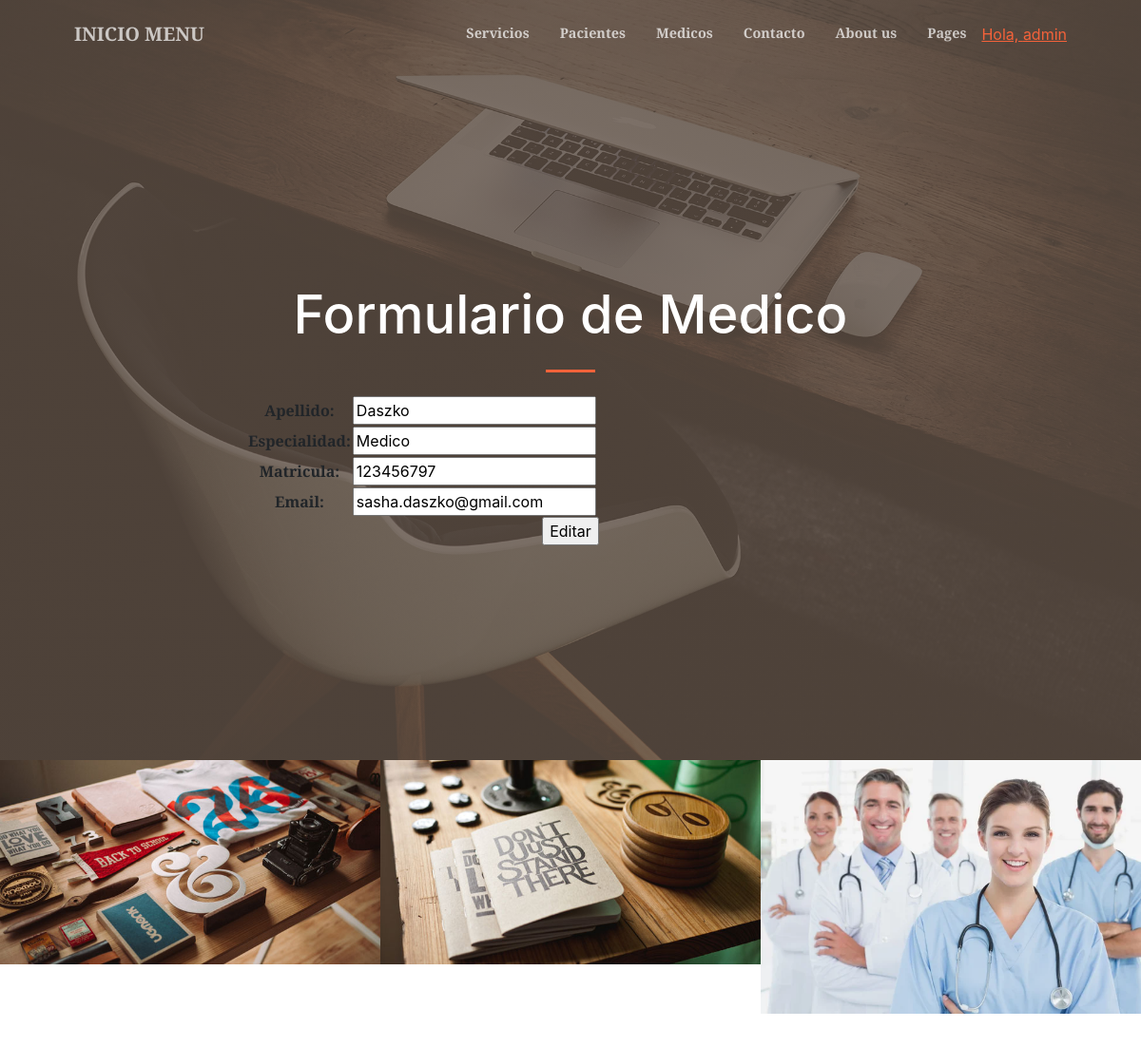
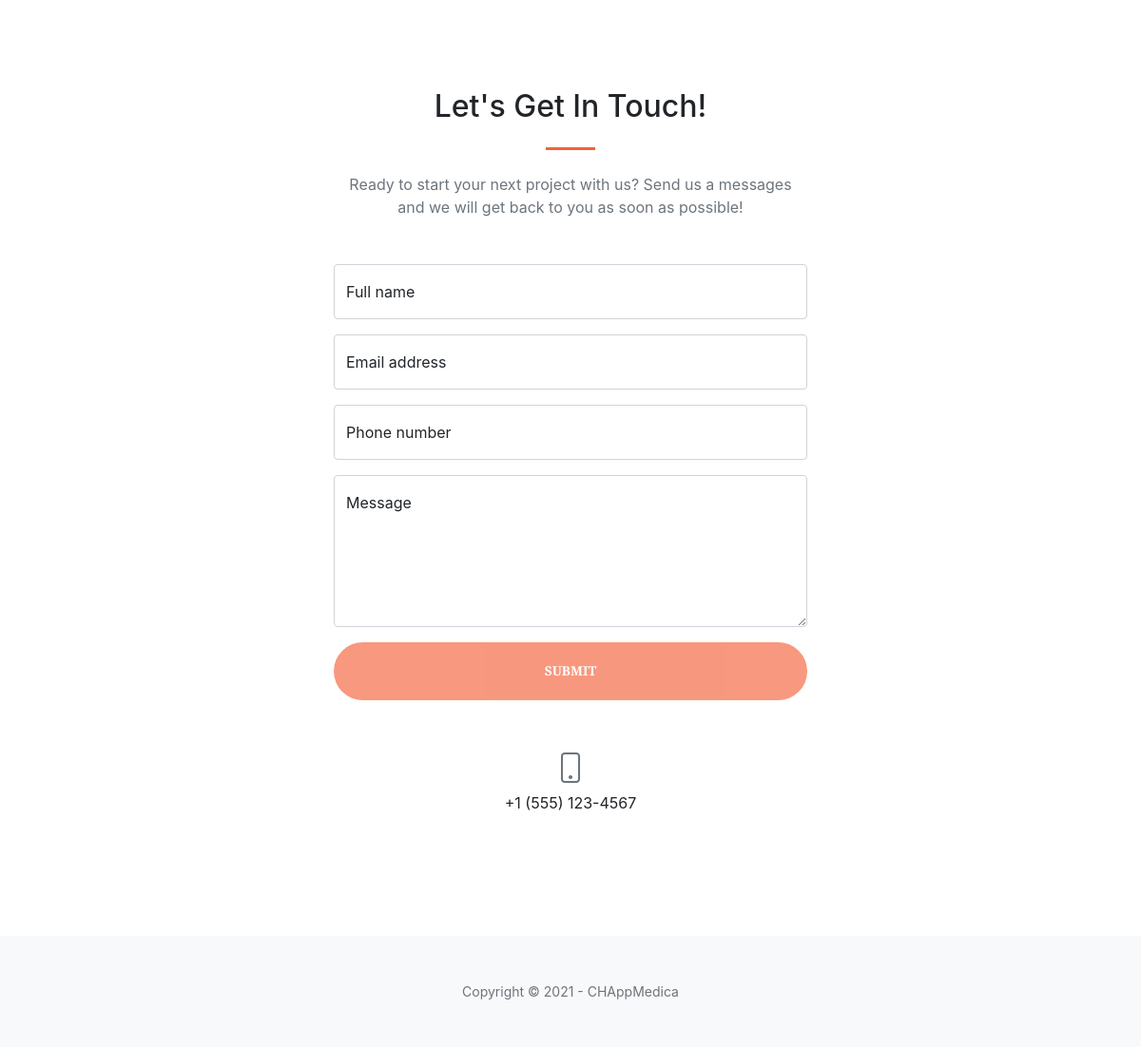
/AppMedica/editarMedicos/123456797/ (signed in), run on the app's committed database (2 pictures, top to bottom).
### AppMedica/models.py (models this page shows, shortened)
class Medico(models.Model):
    apellido = models.CharField(max_length=40)
    especialidad = models.CharField(max_length=40)
    matricula = models.IntegerField()
    email = models.EmailField()

### AppMedica/views.py (the view)
# urls.py: path('editarMedicos/<matricula_para_editar>/', views.editarMedicos, name="EditarMedicos"),
@login_required
def editarMedicos(request, matricula_para_editar):
    medico = Medico.objects.get(matricula=matricula_para_editar)
    if request.method == "POST":
        miFormulario = MedicoFormulario(request.POST)
        if miFormulario.is_valid():
            informacion = miFormulario.cleaned_data
            medico.apellido=informacion["apellido"]
            medico.especialidad=informacion["especialidad"]
            medico.matricula=informacion["matricula"]
            medico.email=informacion["email"]
            medico.save()
            return render(request,'AppMedica/inicio.html')
    else:
        miFormulario = MedicoFormulario(initial={"apellido":medico.apellido,"especialidad":medico.especialidad,"matricula":medico.matricula,"email":medico.email})
    return render(request,'AppMedica/editarMedicos.html',{"miFormulario":miFormulario, "matricula_para_editar": matricula_para_editar})

### AppMedica/forms.py
class MedicoFormulario(forms.Form):
    apellido = forms.CharField(max_length=40)
    especialidad = forms.CharField(max_length=40)
    matricula = forms.IntegerField()
    email = forms.EmailField()

### AppMedica/templates/AppMedica/editarMedicos.html (shortened to what this page needs)
{% extends 'AppMedica/padre.html' %}
{% load static %}
    {% block contenido %}
        <h1 class="text-white font-weight-bold">Formulario de Medico</h1>
    {% endblock %}
    {% block contenido2 %}
            <form action="" method="POST">{% csrf_token %}
                <table>
                {{  miFormulario.as_table    }}
                </table>
                <input type="submit" value="Editar">
            </form>
    {% endblock %}

### AppMedica/templates/AppMedica/padre.html (shortened to what this page needs)
<!DOCTYPE html>
<html lang="en">
    <head>
        {% load static %}
        <link href="https://cdn.jsdelivr.net/npm/bootstrap-icons@1.5.0/font/bootstrap-icons.css" rel="stylesheet" />
        <link href="https://cdnjs.cloudflare.com/ajax/libs/SimpleLightbox/2.1.0/simpleLightbox.min.css" rel="stylesheet" />
        <link href="{% static 'AppMedica/css/styles.css' %}" rel="stylesheet" />
    </head>
    <body id="page-top">
        <nav class="navbar navbar-expand-lg navbar-light fixed-top py-3" id="mainNav">
            <div class="container px-4 px-lg-5">
                <a class="navbar-brand" href="{% url 'Inicio' %}">INICIO MENU</a>
                <div class="collapse navbar-collapse" id="navbarResponsive">
                    <ul class="navbar-nav ms-auto my-2 my-lg-0">
                        <li class="nav-item"><a class="nav-link" href="{% url 'Servicios' %}">Servicios</a></li>
                        <li class="nav-item"><a class="nav-link" href="{% url 'Pacientes' %}">Pacientes</a></li>
                        <li class="nav-item"><a class="nav-link" href="{% url 'Medicos' %}">Medicos</a></li>
                        <li class="nav-item"><a class="nav-link" href="{% url 'Contacto' %}">Contacto</a></li>
                        <li class="nav-item"><a class="nav-link" href="{% url 'About' %}">About us</a></li>
                        <li class="nav-item"><a class="nav-link" href="{% url 'Pages' %}">Pages</a></li>
                        {% if  request.user.is_authenticated %}
                            <li class="sidebar-nav-item"><a href="{% url 'EditarPerfil' %}">Hola, {{user.username}}</a></li>
                        {% endif %}
                    </ul>
                </div>
            </div>
        </nav>
        <header class="masthead">
            <div class="container px-4 px-lg-5 h-100">
                <div class="row gx-4 gx-lg-5 h-100 align-items-center justify-content-center text-center">
                    <div class="col-lg-8 align-self-end">
                        {% block contenido %}{% endblock %}
                        <hr class="divider" />
                    </div>
                    <div class="col-lg-8 align-self-baseline">
                        {% block contenido2 %}{% endblock %}
                    </div>
                </div>
            </div>
        </header>
        {% block contenido3 %}
        <div id="portfolio">
            <div class="container-fluid p-0">
                <div class="row g-0">
                    <div class="col-lg-4 col-sm-6">
                        <a class="portfolio-box" href="{% url 'Servicios' %}"  title="Servicios">
                            <img class="img-fluid" src="{% static 'AppMedica/assets/img/portfolio/thumbnails/1.jpg' %}" alt="..." />
                        </a>
                    </div>
                    <div class="col-lg-4 col-sm-6">
                        <a class="portfolio-box" href="{% url 'Pacientes' %}" title="Pacientes">
                            <img class="img-fluid" src="{% static 'AppMedica/assets/img/portfolio/thumbnails/2.jpg' %}" alt="..." />
                        </a>
                    </div>
                    <div class="col-lg-4 col-sm-6">
                        <a class="portfolio-box" href="{% url 'Medicos' %}" title="Medicos">
                            <img class="img-fluid" src="{% static 'AppMedica/assets/img/portfolio/thumbnails/3.jpg' %}" alt="..." />
                        </a>
                    </div>
                </div>
            </div>
        </div>
        {% endblock %}
        {% block contenido4 %}
        <section class="page-section" id="contact">
            <div class="container px-4 px-lg-5">
                <div class="row gx-4 gx-lg-5 justify-content-center">
                    <div class="col-lg-8 col-xl-6 text-center">
                        <h2 class="mt-0">Let's Get In Touch!</h2>
                        <hr class="divider" />
                        <p class="text-muted mb-5">Ready to start your next project with us? Send us a messages and we will get back to you as soon as possible!</p>
                    </div>
                </div>
                <div class="row gx-4 gx-lg-5 justify-content-center mb-5">
                    <div class="col-lg-6">
                        <form id="contactForm" data-sb-form-api-token="API_TOKEN">
                            <div class="form-floating mb-3">
                                <input class="form-control" id="name" type="text" placeholder="Enter your name..." data-sb-validations="required" />
                                <label for="name">Full name</label>
                            </div>
                            <div class="form-floating mb-3">
                                <input class="form-control" id="email" type="email" placeholder="name@example.com" data-sb-validations="required,email" />
                                <label for="email">Email address</label>
                            </div>
                            <div class="form-floating mb-3">
                                <input class="form-control" id="phone" type="tel" placeholder="(123) 456-7890" data-sb-validations="required" />
                                <label for="phone">Phone number</label>
                            </div>
                            <div class="form-floating mb-3">
                                <textarea class="form-control" id="message" type="text" placeholder="Enter your message here..." style="height: 10rem" data-sb-validations="required"></textarea>
                                <label for="message">Message</label>
                            </div>
                            <div class="d-grid"><button class="btn btn-primary btn-xl disabled" id="submitButton" type="submit">Submit</button></div>
                        </form>
                    </div>
                </div>
        {%endblock%}
                <div class="row gx-4 gx-lg-5 justify-content-center">
                    <div class="col-lg-4 text-center mb-5 mb-lg-0">
                        <i class="bi-phone fs-2 mb-3 text-muted"></i>
                        <div>+1 (555) 123-4567</div>
                    </div>
                </div>
            </div>
        </section>
        <footer class="bg-light py-5">
            <div class="container px-4 px-lg-5"><div class="small text-center text-muted">Copyright &copy; 2021 - CHAppMedica</div></div>
        </footer>
    </body>
</html>

### data on the page
Medico: apellido "Daszko", especialidad "Medico", matricula "123456797", email "sasha.daszko@gmail.com"

### other printed values
{{ user.username }} "admin"
